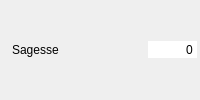
       <widget class="QWidget" name="widget_sagesse" native="true">
        <property name="minimumSize">
         <size>
          <width>200</width>
          <height>26</height>
         </size>
        </property>
        <layout class="QHBoxLayout" name="horizontalLayout_9">
         <property name="spacing">
          <number>2</number>
         </property>
         <property name="leftMargin">
          <number>3</number>
         </property>
         <property name="topMargin">
          <number>3</number>
         </property>
         <property name="rightMargin">
          <number>3</number>
         </property>
         <property name="bottomMargin">
          <number>3</number>
         </property>
         <item>
          <widget class="QLabel" name="label_17">
           <property name="text">
            <string/>
           </property>
           <property name="pixmap">
            <pixmap resource="../../resources/resources.qrc">:/images/Aptitudes/sagesse.png</pixmap>
           </property>
          </widget>
         </item>
         <item>
          <widget class="QLabel" name="label_sagesse">
           <property name="text">
            <string>Sagesse</string>
           </property>
          </widget>
         </item>
         <item>
          <spacer name="horizontalSpacer_10">
           <property name="orientation">
            <enum>Qt::Horizontal</enum>
           </property>
           <property name="sizeHint" stdset="0">
            <size>
             <width>37</width>
             <height>12</height>
            </size>
           </property>
          </spacer>
         </item>
         <item>
          <widget class="QSpinBox" name="sp_sagesse">
           <property name="focusPolicy">
            <enum>Qt::NoFocus</enum>
           </property>
           <property name="autoFillBackground">
            <bool>true</bool>
           </property>
           <property name="frame">
            <bool>false</bool>
           </property>
           <property name="alignment">
            <set>Qt::AlignRight|Qt::AlignTrailing|Qt::AlignVCenter</set>
           </property>
           <property name="buttonSymbols">
            <enum>QAbstractSpinBox::NoButtons</enum>
           </property>
           <property name="suffix">
            <string/>
           </property>
           <property name="minimum">
            <number>-999999</number>
           </property>
           <property name="maximum">
            <number>9999999</number>
           </property>
           <property name="stepType">
            <enum>QAbstractSpinBox::DefaultStepType</enum>
           </property>
          </widget>
         </item>
        </layout>
       </widget>
